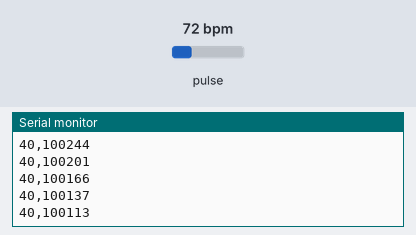
This sketch was run on a simulated Arduino Uno, built with avr-gcc and run on an emulated ATmega328P. Shown: the last lines printed to the serial monitor. The test bench sets the inputs (shaded band); at power-on: pulse 72 bpm.

Above: at 1.2 s.
1.3 s: pulse set to 42 bpm
At 1.61 s:
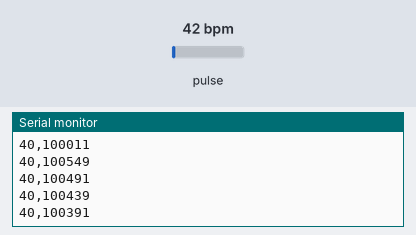
2.8 s: pulse set to 70 bpm
At 2.89 s:
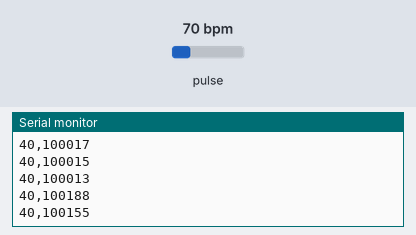
Timing chart, 0 to 5.8 s (numbered marks = the images above; inputs shaded):
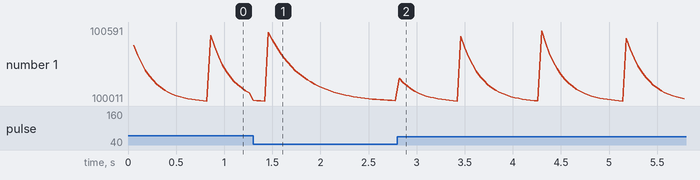

Measured:
- after the input at 1.3 s, the serial monitor: prints a new line at once (image 1)

The sketch:

Fotopletysmogram.ino
```cpp
/*
  project: Fotopletysmogram
  author: mateusko O.A.M.D.G mateusko.OAMDG@outlook.com
  date:   2023-10-19
  version: 1.0.0
  sensor: MAX30102
  uC: Rapsberry PI Pico

  note: Data zo senzora MAX30102 sú odosielané cez seriovy port v alfanumerickom tvare: <time>,<value>
        <time> - čas, ktory uplynul od predosleho merania (standardne 40 ms),
        <value> - namerana intenzita IR ziarenia

        kazda takato dvojica dat je v samostatnom riadku

  Created according to the original sketch:

  Heart beat plotting!
  By: Nathan Seidle @ SparkFun Electronics
  Date: October 20th, 2016
  https://github.com/sparkfun/MAX30105_Breakout

  Shows the user's heart beat on Arduino's serial plotter

  Instructions:
  1) Load code onto Redboard
  2) Attach sensor to your finger with a rubber band (see below)
  3) Open Tools->'Serial Plotter'
  4) Make sure the drop down is set to 115200 baud
  5) Checkout the blips!
  6) Feel the pulse on your neck and watch it mimic the blips

  It is best to attach the sensor to your finger using a rubber band or other tightening
  device. Humans are generally bad at applying constant pressure to a thing. When you
  press your finger against the sensor it varies enough to cause the blood in your
  finger to flow differently which causes the sensor readings to go wonky.

  Hardware Connections (Breakoutboard to Rapsberry Pi Pico):
  -VCC = 3.3V
  -GND = GND
  -SDA = 4 (or SDA; GP2)
  -SCL = 5 (or SCL; GP3)
  -INT = Not connected

  The MAX30102 Breakout can handle 5V or 3.3V I2C logic. We recommend powering the board with 5V
  but it will also run at 3.3V.
*/


#include <Wire.h>
#include "MAX30105.h"
#define SEND_TIME_PERIOD 40 //v akej perióde sa odosielajú dáta (ms)
#define SAMPLE_RATE  3200 //Options: 50, 100, 200, 400, 800, 1000, 1600, 3200

#define I2C_SDA 4
#define I2C_SCL 5

MAX30105 particleSensor;

void setup()
{
  Serial.begin(115200);
   while (!Serial) {
    ;  // wait for serial port to connect. Needed for native USB port only
  }
  Serial.println("Initializing...");

  // Initialize sensor
  if (!particleSensor.begin(Wire, I2C_SPEED_FAST)) //Use default I2C port, 400kHz speed
  {
    Serial.println("MAX30105 was not found. Please check wiring/power. ");
    while (1);
  }

  //Setup to sense a nice looking saw tooth on the plotter
  byte ledBrightness = 0x1F; //Options: 0=Off to 255=50mA
  byte sampleAverage = 8; //Options: 1, 2, 4, 8, 16, 32
  byte ledMode = 3; //Options: 1 = Red only, 2 = Red + IR, 3 = Red + IR + Green
  int sampleRate = SAMPLE_RATE; //Options: 50, 100, 200, 400, 800, 1000, 1600, 3200
  int pulseWidth = 411; //Options: 69, 118, 215, 411
  int adcRange = 4096; //Options: 2048, 4096, 8192, 16384

  particleSensor.setup(ledBrightness, sampleAverage, ledMode, sampleRate, pulseWidth, adcRange); //Configure sensor with these settings

  const byte dummyData = 20;
  for (byte x = 0 ; x < dummyData ; x++)
  {
    particleSensor.getIR(); //Read the IR value
  }
}

#define mil16 ((uint16_t)millis())

uint16_t timer = millis();
uint16_t timer_bak;
uint32_t  variable;
uint16_t deltat;
void loop()

{
  timer_bak = mil16;
  deltat = timer_bak - timer;
  if ( deltat >= SEND_TIME_PERIOD) {
    variable = particleSensor.getIR();


    Serial.print(deltat, DEC);
    Serial.print(',');
    Serial.println(variable);

    timer = timer_bak;

  }
}
```
